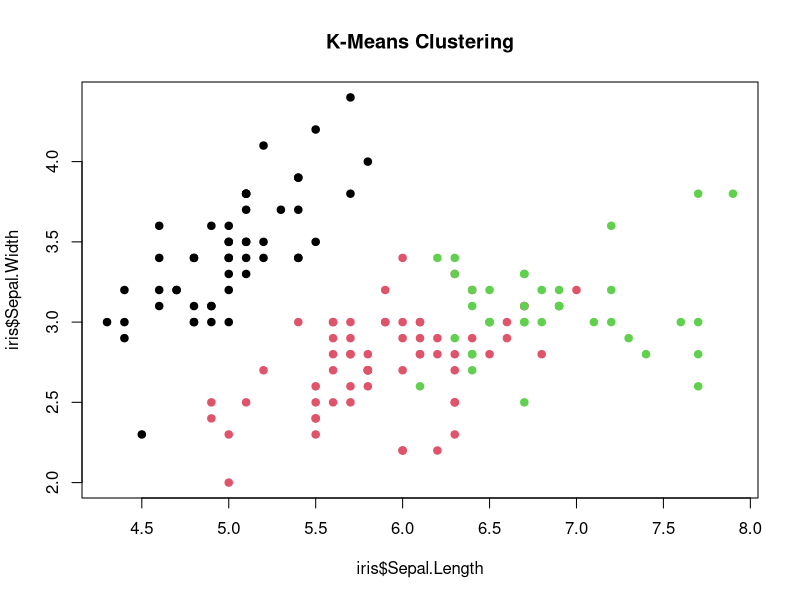

Source code (R):
#Perform k-means clustering for the Mall Customer data set. 
data(iris)
set.seed(123)
kmeans_model <- kmeans(iris[, -5], centers = 3)
plot(iris$Sepal.Length, iris$Sepal.Width, col = kmeans_model$cluster,
     pch = 19, 
     main = "K-Means Clustering")

